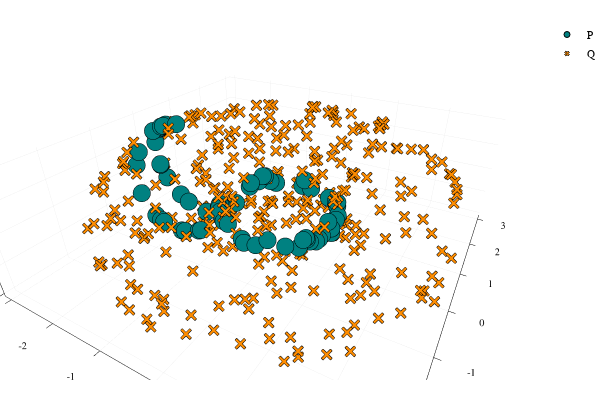

Notebook source saved alongside this figure:
### Markdown cell above
Plot points on 3D

### Code cell
plot_3D(P, Q, P_markersize = 3, Q_markersize = 2)

### Figure 1 — Plotly figure (JSON) as saved in the notebook; plotly's stock layout.template omitted (floating-point values rounded to 4 significant figures; data arrays with more than 128 entries replaced by an {"elided": "..."} marker saying what was removed)
{"data": [{"colorbar": {"title": {"text": ""}}, "legendgroup": "P", "marker": {"color": "rgba(0, 129, 129, 1.000)", "line": {"color": "rgba(0, 0, 0, 1)", "width": 1}, "size": 6, "symbol": "circle"}, "mode": "markers", "name": "P", "showlegend": true, "type": "scatter3d", "x": [0.002459, -0.07254, 0.9549, -0.5338, -0.8919, -0.7817, 0.9885, -1.466, 0.8645, 0.7558, 0.1408, 0.885, -0.8292, -0.04553, 0.8088, 0.9968, -0.6947, 1.027, 0.8144, 0.8282, -0.5201, -0.7487, -0.7244, -0.9039, -0.6688, 0.5759, 0.7911, 0.964, -0.0256, 0.174, -0.6189, 1.013, -0.8725, 0.9261, 0.5932, -0.3883, 0.3489, 0.8173, 0.9476, 0.8773, -2.402, -2.553, -2.983, -1.037, -2.926, -1.093, -0.9848, -2.971, -2.638, -1.907, -2.33, -2.373, -0.9931, -1.838, -1.513, -2.518, -1.918, -2.907, -2.875, -2.392, -2.093, -1.464, -2.59, -2.43, -2.491, -2.973, -2.867, -2.416, -2.593, -2.608], "xaxis": "x", "y": [1.001, -1.013, 0.3409, 0.8639, 0.487, 0.6325, -0.1513, -0.3477, -0.5374, -0.699, 1.007, 0.4704, -0.5617, 1.016, 0.5914, 0.1552, 0.7194, -0.0819, 0.5888, -0.5776, -0.8582, -0.663, 0.6893, -0.4376, -0.7435, 0.8365, -0.6257, -0.3171, -1.026, -1.008, 0.7961, -0.06019, 0.5, -0.4408, -0.8291, -0.9232, -0.9422, -0.5864, -0.3825, 0.48, -0.4152, 0.09572, -0.2824, -0.2924, -0.2256, 0.2987, -0.2889, 0.327, 0.1169, -0.3933, -0.4146, -0.0578, -0.2891, -0.3874, -0.3534, -0.4136, 0.3942, 0.214, 0.3725, 0.4152, -0.01243, 0.3474, 0.4107, 0.06901, 0.08168, 0.3242, -0.3746, -0.06615, -0.1052, 0.1091], "yaxis": "y", "z": [-0.04129, -0.1785, -0.1662, -0.1754, -0.1791, -0.1046, -0.003328, -0.8699, -0.1884, -0.2413, -0.1843, -0.06739, -0.05492, -0.1813, -0.06268, -0.1324, -0.008224, -0.2438, -0.09927, -0.1392, -0.08334, -0.01155, -0.002798, -0.09236, -0.008237, -0.1757, -0.1309, -0.1712, -0.2266, -0.2119, -0.1293, -0.174, -0.1058, -0.225, -0.1963, -0.05607, -0.09693, -0.1083, -0.2082, -0.005015, -0.8992, 0.8317, 0.08814, -0.3866, 0.3545, -0.4983, -0.228, -0.1509, 0.7678, -0.9986, -0.9302, 0.9277, -0.2597, -0.9925, -0.895, -0.8343, -0.9991, 0.4046, -0.4376, -0.9038, 0.9957, -0.8688, -0.7831, 0.9022, 0.8704, -0.1346, -0.4528, 0.909, 0.804, 0.7922], "zmax": null, "zmin": null}, {"colorbar": {"title": {"text": ""}}, "legendgroup": "Q", "marker": {"color": "rgba(255, 141, 0, 1.000)", "line": {"color": "rgba(0, 0, 0, 1)", "width": 1}, "size": 4, "symbol": "x"}, "mode": "markers", "name": "Q", "showlegend": true, "type": "scatter3d", "x": {"elided": "300 float values"}, "xaxis": "x", "y": {"elided": "300 float values"}, "yaxis": "y", "z": {"elided": "300 float values"}, "zmax": null, "zmin": null}], "layout": {"annotations": [], "height": 400, "legend": {"bgcolor": "rgba(255, 255, 255, 1.000)", "bordercolor": "rgba(0, 0, 0, 1)", "font": {"color": "rgba(0, 0, 0, 1)", "family": "sans-serif", "size": 11}, "tracegroupgap": 0, "x": 1, "y": 1}, "margin": {"b": 20, "l": 0, "r": 0, "t": 20}, "paper_bgcolor": "rgba(255, 255, 255, 1.000)", "plot_bgcolor": "rgba(255, 255, 255, 1.000)", "scene": {"aspectmode": "auto", "aspectratio": {"x": 1.409, "y": 1.458, "z": 0.4868}, "camera": {"center": {"x": 0, "y": 0, "z": 0}, "eye": {"x": 0.736, "y": -1.275, "z": 0.8499}, "projection": {"type": "perspective"}, "up": {"x": 0, "y": 0, "z": 1}}, "xaxis": {"anchor": "y1", "domain": [0.03619, 0.9934], "gridcolor": "rgba(0, 0, 0, 0.1)", "gridwidth": 0.5, "linecolor": "rgba(0, 0, 0, 1)", "mirror": false, "range": [-3.156, 2.98], "showgrid": true, "showline": true, "showticklabels": true, "tickangle": 0, "tickcolor": "rgb(0, 0, 0)", "tickfont": {"color": "rgba(0, 0, 0, 1)", "family": "sans-serif", "size": 11}, "tickmode": "array", "ticks": "inside", "ticktext": ["-3", "-2", "-1", "0", "1", "2"], "tickvals": [-3, -2, -1, 0, 1, 2], "title": {"font": {"color": "rgba(0, 0, 0, 1)", "family": "sans-serif", "size": 15}, "text": ""}, "type": "linear", "visible": true, "zeroline": false, "zerolinecolor": "rgba(0, 0, 0, 1)"}, "yaxis": {"anchor": "x1", "domain": [0.03762, 0.9902], "gridcolor": "rgba(0, 0, 0, 0.1)", "gridwidth": 0.5, "linecolor": "rgba(0, 0, 0, 1)", "mirror": false, "range": [-3.168, 3.178], "showgrid": true, "showline": true, "showticklabels": true, "tickangle": 0, "tickcolor": "rgb(0, 0, 0)", "tickfont": {"color": "rgba(0, 0, 0, 1)", "family": "sans-serif", "size": 11}, "tickmode": "array", "ticks": "inside", "ticktext": ["-3", "-2", "-1", "0", "1", "2", "3"], "tickvals": [-3, -2, -1, 0, 1, 2, 3], "title": {"font": {"color": "rgba(0, 0, 0, 1)", "family": "sans-serif", "size": 15}, "text": ""}, "type": "linear", "visible": true, "zeroline": false, "zerolinecolor": "rgba(0, 0, 0, 1)"}, "zaxis": {"gridcolor": "rgba(0, 0, 0, 0.1)", "gridwidth": 0.5, "linecolor": "rgba(0, 0, 0, 1)", "mirror": false, "range": [-1.06, 1.06], "showgrid": true, "showline": true, "showticklabels": true, "tickangle": 0, "tickcolor": "rgb(0, 0, 0)", "tickfont": {"color": "rgba(0, 0, 0, 1)", "family": "sans-serif", "size": 11}, "tickmode": "array", "ticks": "inside", "ticktext": ["-1.0", "-0.5", "0.0", "0.5", "1.0"], "tickvals": [-1, -0.5, 0, 0.5, 1], "title": {"font": {"color": "rgba(0, 0, 0, 1)", "family": "sans-serif", "size": 15}, "text": ""}, "type": "linear", "visible": true, "zeroline": false, "zerolinecolor": "rgba(0, 0, 0, 1)"}}, "showlegend": true, "width": 600}}
